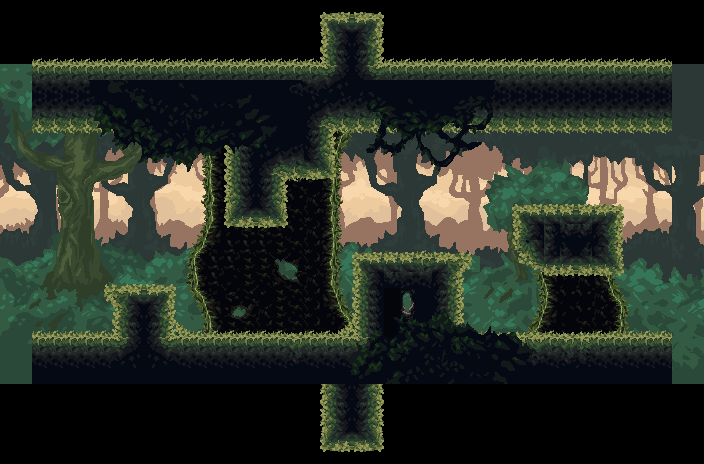

Tiled map render using the project's own tile images. Description and the map definition, with tile-layer contents summarised, below:
An orthogonal 44x29 tile map with 16x16 px tiles, 8 tile layers (Background0, Background1, Background2, Background3, ...), 1 hidden layer not drawn, 7 tilesets.

<map version="1.10" tiledversion="2023.04.05" orientation="orthogonal" renderorder="right-down" width="44" height="29" tilewidth="16" tileheight="16" infinite="0" nextlayerid="296" nextobjectid="1">
 <tileset firstgid="1" source="Forest Tileset.tsx" />
 <tileset firstgid="4097" source="Prototype Tileset.tsx" />
 <tileset firstgid="4129" source="Forest Background1 Tileset.tsx" />
 <tileset firstgid="5049" source="Forest Background Tileset.tsx" />
 <tileset firstgid="9529" source="Forest Background2 Tileset.tsx" />
 <tileset firstgid="10449" source="Forest Background6 Tileset.tsx" />
 <tileset firstgid="11369" source="Forest Background7 Tileset.tsx" />
 <layer id="250" name="Background0" width="44" height="29">
  <properties>
   <property name="unity:SortingLayer" value="Background" />
  </properties>
  <data>[1276 cells, 836 non-empty, 760 distinct tile ids]</data>
 </layer>
 <layer id="251" name="Background1" width="44" height="29">
  <properties>
   <property name="unity:SortingLayer" value="Background" />
  </properties>
  <data>[1276 cells, 836 non-empty, 760 distinct tile ids]</data>
 </layer>
 <layer id="252" name="Background2" width="44" height="29">
  <properties>
   <property name="unity:SortingLayer" value="Background" />
  </properties>
  <data>[1276 cells, 838 non-empty, 760 distinct tile ids]</data>
 </layer>
 <layer id="294" name="Background3" width="44" height="29">
  <properties>
   <property name="unity:SortingLayer" value="Background" />
  </properties>
  <data>[1276 cells, 0 non-empty, 0 distinct tile ids]</data>
 </layer>
 <layer id="258" name="Background4" width="44" height="29">
  <properties>
   <property name="unity:SortingLayer" value="Background" />
  </properties>
  <data>[1276 cells, 552 non-empty, 397 distinct tile ids]</data>
 </layer>
 <layer id="293" name="Background5" width="44" height="29">
  <properties>
   <property name="unity:SortingLayer" value="Background" />
  </properties>
  <data>[1276 cells, 170 non-empty, 89 distinct tile ids]</data>
 </layer>
 <layer id="292" name="Ground" width="44" height="29">
  <properties>
   <property name="unity:SortingLayer" value="Ground" />
  </properties>
  <data>[1276 cells, 563 non-empty, 86 distinct tile ids]</data>
 </layer>
 <layer id="273" name="Foreground" width="44" height="29">
  <properties>
   <property name="unity:SortingLayer" value="Foreground" />
  </properties>
  <data>[1276 cells, 219 non-empty, 219 distinct tile ids]</data>
 </layer>
 <layer id="1" name="Terrain" width="44" height="29" visible="0">
  <data>[1276 cells, 988 non-empty, 2 distinct tile ids]</data>
 </layer>
</map>
